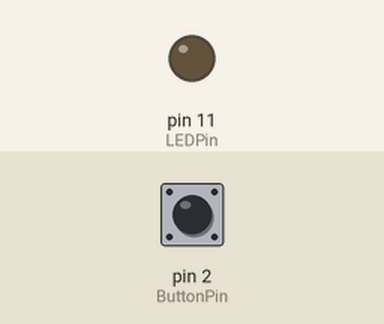
Bench run of a sketch on a simulated Arduino Uno, built with avr-gcc and run on an emulated ATmega328P. Shown: output pins drawn as LEDs (lit = HIGH). The test bench sets the inputs (shaded band); at power-on: pin 2 (ButtonPin) LOW.

Above: at 1.2 s.
1.3 s: pin 2 (ButtonPin) pulled HIGH for 0.15 s
At 1.37 s:
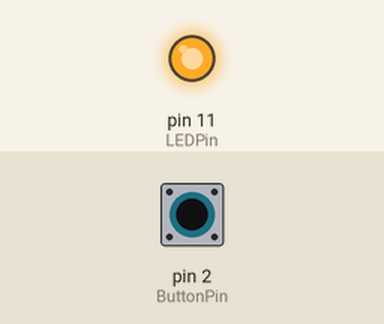
2.9 s: pin 2 (ButtonPin) pulled HIGH for 3.2 s
At 6.4 s:
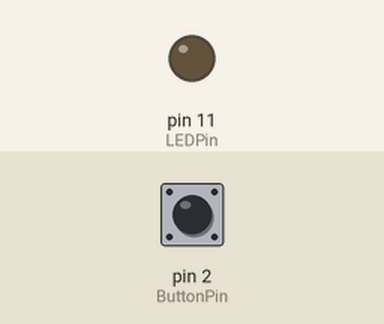
Timing chart, 0 to 7.9 s (numbered marks = the images above; inputs shaded):
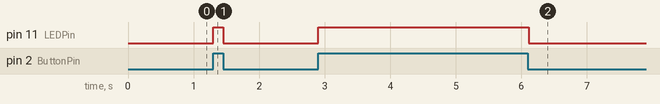

Measured:
- after the input at 1.3 s, pin 11 (LEDPin): LOW → HIGH at once, → LOW 0.15 s later
- after the input at 2.9 s, pin 11 (LEDPin): LOW → HIGH at once, → LOW 3.2 s later

The sketch:

Taster.ino
```cpp
// (licence header left out)
// Der Eingangs-Pin des Tasters
const int ButtonPin = 2;

// Der Ausgangs-Pin der LED
const int LEDPin = 11;


void setup()
{
    pinMode(ButtonPin, INPUT);
    pinMode(LEDPin, OUTPUT);
}


void loop()
{
    int state = digitalRead(ButtonPin);
    digitalWrite(LEDPin, state);

    delay(10);
}


/* IDEEN:
   1. Erweitere das Programm so, dass mit Druck auf die Taste zwischen den
      drei Zuständen LED dunkel -- LED blinkt -- LED hell gewechselt wird.
   2. Erweitere das Programm so, dass die Zeit des Tastendrucks gemssen wird.
      Die LED soll danach genau im Intervall der gemessenen Zeit blinken.
*/
```
